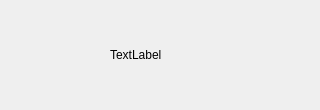
<?xml version="1.0" encoding="UTF-8"?>
<ui version="4.0">
 <class>Form</class>
 <widget class="QWidget" name="Form">
  <property name="geometry">
   <rect>
    <x>0</x>
    <y>0</y>
    <width>320</width>
    <height>110</height>
   </rect>
  </property>
  <property name="minimumSize">
   <size>
    <width>320</width>
    <height>110</height>
   </size>
  </property>
  <property name="maximumSize">
   <size>
    <width>320</width>
    <height>110</height>
   </size>
  </property>
  <property name="windowTitle">
   <string>Error</string>
  </property>
  <property name="windowIcon">
   <iconset theme="QIcon::ThemeIcon::DialogWarning"/>
  </property>
  <widget class="QWidget" name="horizontalLayoutWidget">
   <property name="geometry">
    <rect>
     <x>-1</x>
     <y>-1</y>
     <width>321</width>
     <height>111</height>
    </rect>
   </property>
   <layout class="QHBoxLayout" name="horizontalLayout" stretch="1,2">
    <item>
     <widget class="QLabel" name="icono">
      <property name="minimumSize">
       <size>
        <width>0</width>
        <height>0</height>
       </size>
      </property>
      <property name="baseSize">
       <size>
        <width>0</width>
        <height>0</height>
       </size>
      </property>
      <property name="styleSheet">
       <string notr="true">#icono {
	height: 50px;
}</string>
      </property>
      <property name="text">
       <string/>
      </property>
      <property name="pixmap">
       <pixmap>../../recursos/dialog_warning.png</pixmap>
      </property>
      <property name="scaledContents">
       <bool>false</bool>
      </property>
      <property name="alignment">
       <set>Qt::AlignmentFlag::AlignCenter</set>
      </property>
     </widget>
    </item>
    <item>
     <widget class="QLabel" name="textoError">
      <property name="text">
       <string>TextLabel</string>
      </property>
     </widget>
    </item>
   </layout>
  </widget>
 </widget>
 <resources/>
 <connections/>
</ui>
